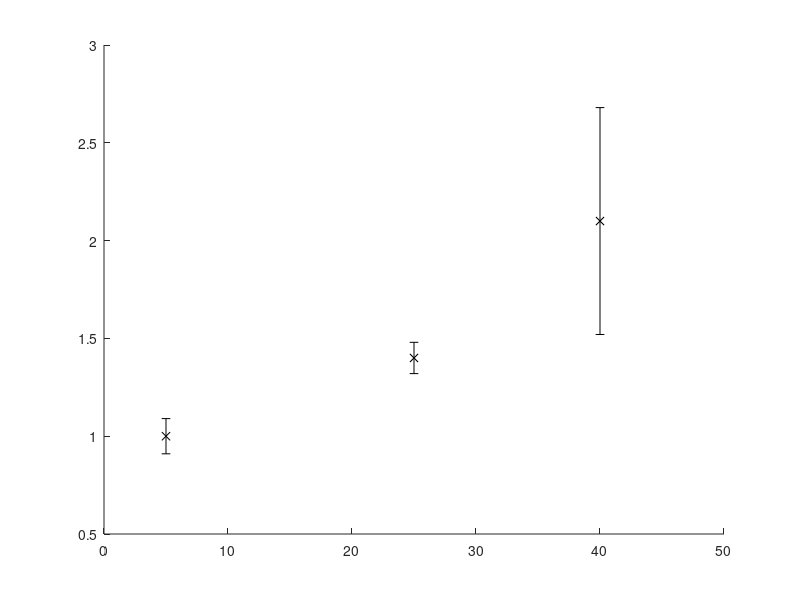

MATLAB code for this plot: (Note: this script raises an error after producing the figure.)


function param_estimation_Approach1and2
close all
format long e

%% Note yy = 0:4 correspond to Approach 2 Scenarios 0-4
%% Note yy = 5 is Approach 1
%c_ace is for enzyme activity of ACE+nonACEs
%% Take data from plots
Xdata = [5, 25, 40]; % GLU %mmol/L
Ydata = [1, 1.4, 2.1];% ANGII
e = [0.09, 0.08, 0.58];
%figure(1)

h = errorbar(Xdata,Ydata,e,'kx','Markersize',12,'Linewidth',2);
s = h.LineWidth;
h.LineWidth = 1.5;
%% initial guesses
NG;
load('NGvalues','NGvalues')
%kAGT = NGvalues(2);
% if you want to print the 9 coefficents for glucoseRASssA12, printoutput = 1
% else printoutput = 0
% if you want the total output from glucoseRASssA12 output as a vector,
% printoutput = 2
% leave as default 0. Specified otherwise as neede;d for plotting or
% printing to command window in the code.
printoutput = 0;
baseline = glucoseRASssA12(NGvalues,5,1,0,printoutput);

options = optimoptions('fmincon','Algorithm','sqp','TolFun',1e-16,'TolX',1e-16,'MaxFunEvals',95000);
for yy = 0:5
    
    
scenario = yy; %edit for desired scenario6

%% Parameter estimation routine lsqcurvefit
if scenario == 1 %Vm= Vma*GLU + Vmb
    coefficientsguess = [6.313823632053241e+02     2.805953543653534e-03     1.454338200073524e-03,...
    -3.871170456138443e-02    -2.788701138364793e-02    -2.348755561601649e-02    -3.305016330914784e-02,...
    -1.668986022883667e+02    -1.685774047241159e+00]; % initial guess for all coefficients
    LB = zeros(1,9);
elseif scenario == 2 %c_ace=c_aceA*GLU + c_aceB
    coefficientsguess = [ 6.313823632053241e+02    -3.609928272726562e-03         1.346875151901978e+00,...
    -2.441788832026719e+00    -3.771580307207119e+00    -3.767179069478035e+00    -3.776716636512934e+00,...
  3.034683893640923e+02    -1.240811257988384e-04];
    LB = zeros(1,9);
elseif scenario == 3 %c_at1=c_at1A*GLU + c_at1B
    coefficientsguess = [  6.313823632053241e+02     3.066589908448575e-01         2.884945324408734e-02,...
       9.054443071354151e-01     8.887538073930262e-01     8.931547418727733e-01     8.836193838333236e-01,...
     3.035071407475688e+02    -5.073423330714726e-02];
    LB = zeros(1,9);

elseif scenario == 4 %Vm= Vma*GLU + Vmb; c_ace=c_aceA*GLU + c_aceB;c_at1=c_at1A*GLU + c_at1B

coefficientsguess= [ 6.313823632053241e+02     4.533794480918563e-03     1.628277841850352e-04 ,...
    1.069671574938187e-04    1.210256981930063e-02     1.296703909210782e-02,...
    6.968146259597334e-03     1.705688364046031e-05   2.472978807773762e-04,...
    7.072930413876994e-04     1.527482117056147e-07]

     LB = zeros(1,11);
else 
%for Approach 1 or Approach 2: Scenario 0
    coefficientsguess = NGvalues(1:8);
    LB = zeros(1,8);
end
%% Parameter estimation routine lsqcurvefit
% glucoseRASssA12(coefficientsguess,Xdata(1))

UB = [];
if scenario == 5
    coefficients = NGHG(NGvalues)
else
    fun = @(coefficients)sum((Ydata - glucoseRASssA12(coefficients,Xdata,baseline,scenario,printoutput)).^2);
    A = [];
    b = [];
    Aeq = [];
    beq = [];
 %lb = [];
% ub = [];
    lb = zeros(size(coefficientsguess));
    ub = Inf(size(coefficientsguess));
    coefficients = fmincon(fun,coefficientsguess,A,b,Aeq,beq,lb,ub,[],options)

end

X = Xdata(1):0.5:Xdata(end);

for i = 1:length(X)
    Y(i)= glucoseRASssA12(coefficients,X(i),baseline,scenario,printoutput);
end
for i = 1:length(Xdata)-1
    Ycalc(i)= glucoseRASssA12(coefficients,Xdata(i),baseline,scenario,printoutput);
end
Ycalc(i+1)= glucoseRASssA12(coefficients,Xdata(end),baseline,scenario,1);


% All output from glucoseRASssA12
for i = 1:length(X)
    Y_all(i,:)= glucoseRASssA12(coefficients,X(i),1,scenario,2);
end
%% Plots
figure(11)
box on
get(gca);set(gca,'FontSize',10);
%,'FontWeight','Bold');
ax = gca;
ax.YColor = 'black';
hold on
if scenario == 0
 plot(X(1:5:end),Y_all((1:5:end),3),'square','Linewidth',2)
elseif scenario == 1
 plot(X(1:4:end),Y_all((1:4:end),3),'d','Linewidth',2)
 elseif scenario == 2
 plot(X(1:5:end),Y_all((1:5:end),3),'*','Linewidth',2)
 elseif scenario == 3
 plot(X(1:3:end),Y_all((1:3:end),3),'X','Linewidth',2)
  elseif scenario == 4
%yyaxis right
 plot(X(1:3:end),Y_all((1:3:end),3),'d-','Color',[ 0.4660    0.6740    0.1880],'LineWidth',2)
 xlabel('Glucose (mM)','Fontsize',10)%,'FontWeight','Bold')
ylabel('ANGII (nM)','Fontsize',10)
axis([5 40 0 Inf])%,'FontWe

legend('App 2: Scen 0',...
    'App 2: Scen 1',...
    'App 2: Scen 2',...
    'App 2: Scen 3',...
    'App 2: Scen 4',...
    'Approach 1','Location','Southeast')
    %set(gcf, 'Color', 'w','Units', 'inches', 'Position', [0 0 2.5 2.5]);

elseif scenario == 5
%yyaxis left
plot(X(1:3:end),Y_all((1:3:end),3),'x-b','Linewidth',2,'MarkerSize',5)
xlabel('Glucose (mM)','Fontsize',10)%,'FontWeight','Bold')
ylabel('ANGII (nM)','Fontsize',10)%,'FontWeight','Bold')
%legend('Approach 1','Fontsize',10, 'Location','Southeast')
axis([5 40 0 Inf])

% axis([5 40 0 inf])
% xlabel('Glucose (mM)','FontSize',18)%,'FontWeight','Bold')
% ylabel('ANGII(nM)','FontSize',18)%,'FontWeight','Bold')
%legend('Approach 1','Approach 2')
hold off
 end


figure(1)
box on
get(gca);set(gca,'Fontsize',10);%,'FontWeight','Bold');
hold on
axis([5 40 0 4])
if scenario == 0
 plot(X(1:3:end),Y(1:3:end),'square','Linewidth',2)
elseif scenario == 1
 plot(X(1:4:end),Y(1:4:end),'d','Linewidth',2)
 elseif scenario == 2
 plot(X(1:4:end),Y(1:4:end),'*','Linewidth',2)
 elseif scenario == 3
 plot(X(1:5:end),Y(1:5:end),'X','Linewidth',2)
  elseif scenario == 4
xlabel('Glucose (mM)','Fontsize',18)%,'FontWeight','Bold')
ylabel('ANGII Change from Baseline','Fontsize',18)%,'FontWeight','Bold')
axis([5 40 0.8 3.6])
 plot(X(1:5:end),Y(1:5:end),'o','Linewidth',2)%,'LineWidth',2,'MarkerSize',12)%,'Color',[ 0.9290 ,   0.6940  ,  0.1250])

  elseif scenario == 5
 plot(X(1:3:end),Y(1:3:end),'o-b','LineWidth',2,'MarkerSize',5)%,'Color',[0 0.5 0],'LineWidth',2,'MarkerSize',12)
%legend('Data','Approach 1', 'Location','Northwest');
axis([5 40 0.8 3.6])
xlabel('Glucose (mM)','Fontsize',10)%,'FontWeight','Bold')
ylabel('ANGII Change from Baseline','Fontsize',10)%,'FontWeight','Bold')
%set(gcf, 'Color', 'w','Units', 'inches', 'Position', [0 0 2.5 2.5]);
%%export_fig('C:/Users/Minu/Desktop/minu_pilvankar_CHE5110/matlab/Figures/PaperVersion/fig6aA1ANGII2525', '-pdf', '-png', '-eps', '-tiff');
hold off
 end


% get(gca);set(gca,'FontSize',10,'FontName','Arial');


% set(gcf, 'Color', 'w','Units', 'inches', 'Position', [0 0 4 4]);
% 
%%export_fig figure(1) -r1000 -a4 -q101 -painters -eps -png -tiff
% ylabel({'ANGII Change from Baseline'},'FontSize',10)
% hold off
RMSE(yy+1) = sqrt(mean((Ydata - Ycalc).^2))

Norm_calc(yy+1) = sum((Ydata - Ycalc).^2);
if scenario == 1
figure(2)
subplot(221)
plot(X, coefficients(9)*X+coefficients(8))
xlabel('Glucose (mM)')
ylabel('V_m (mM/s)')
titletext = 'Scenario %i: Vm = %1.2e [Glucose] + %1.2e\n';
g= sprintf(titletext,scenario, coefficients(9),coefficients(8));
title(g)
elseif scenario == 2
figure(2)
subplot(222)
plot(X, coefficients(9)*X+coefficients(2))
xlabel('Glucose (mM)')
ylabel('c_{ace} (mM/s)')
titletext = 'Scenario %i: c_{ace} = %1.2e [Glucose] + %1.2e\n';
g= sprintf(titletext,scenario, coefficients(9),coefficients(2));
title(g)
elseif scenario == 3
figure(2)
subplot(223)
plot(X, coefficients(9)*X+coefficients(6))
xlabel('Glucose (mM)')
ylabel('c_{at1} (mM/s)')
titletext = 'Scenario %i: c_{at1} = %1.2e [Glucose] + %1.2e\n';
g= sprintf(titletext,scenario, coefficients(9),coefficients(6));
title(g)
% title(['Scenario 3: c_{at1} = ' num2str(coefficients(7)) 'Glucose + ' num2str(coefficients(9))])
% elseif scenario == 4
% figure(3)
% subplot(221)
% plot(X, coefficients(9)*ones(size(X)))
% xlabel('Glucose (mM)')
% % ylabel('Vm (mM/s)')
% elseif scenario == 5
% figure(3)
% subplot(221)
% plot(X, coefficients(10)*ones(size(X)))
% xlabel('Glucose (mM)')
% % ylabel('Vm (mM/s)')
end
end

% figure(1)
% axis([5 40 0.8 2.8])
% xlabel('Glucose (mM)','Fontsize',10)
 figure(1)
% %uncomment next 6 lines to give legends for scenario 0 to 5
axis([5 40 0.8 3.6])
xlabel('Glucose (mM)','Fontsize',10)%,'FontWeight','Bold')
ylabel('ANGII Change from Baseline','Fontsize',10)%,'FontWe

figure(1)
legend('Data from Durvasula and Shankland, 2008',['App 2:Scen 0: RMSE = ' num2str(round(RMSE(0+1),2))],...
    ['App 2:Scen 1: RMSE = ' num2str(round(RMSE(1+1),2))],...
    ['App 2:Scen 2: RMSE = ' num2str(round(RMSE(2+1),2))],...
    ['App 2:Scen 3: RMSE = ' num2str(round(RMSE(3+1),3))],...
     ['App 2:Scen 4: RMSE = ' num2str(round(RMSE(4+1),3))],...
    ['Approach 1: RMSE = ' num2str(round(RMSE(5+1),8))],'Location','Northwest')
end